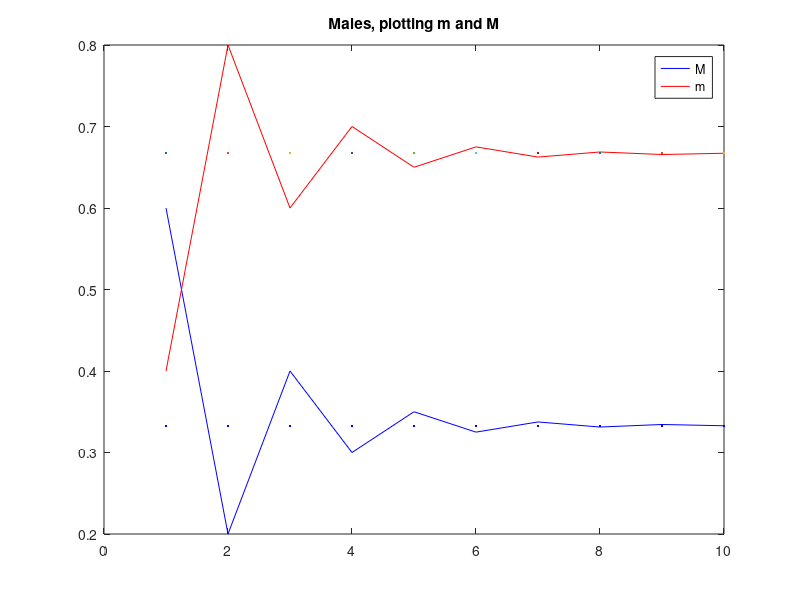
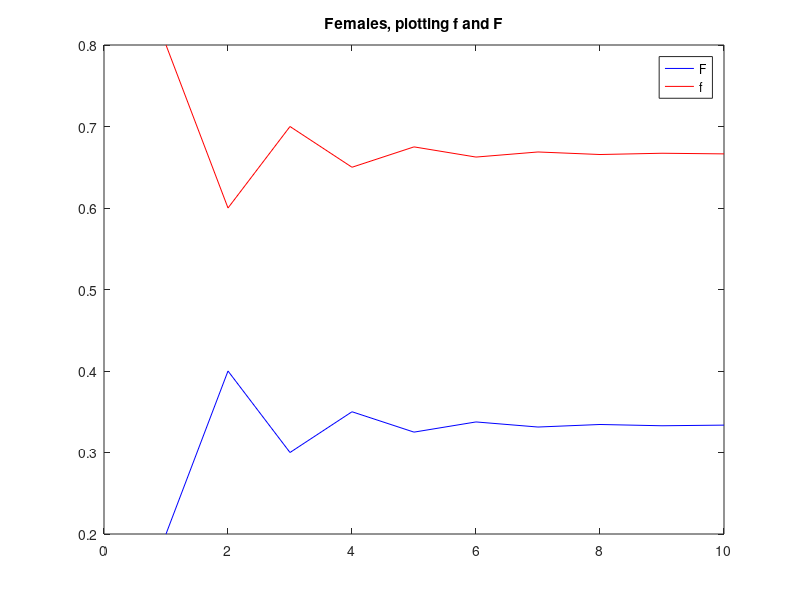
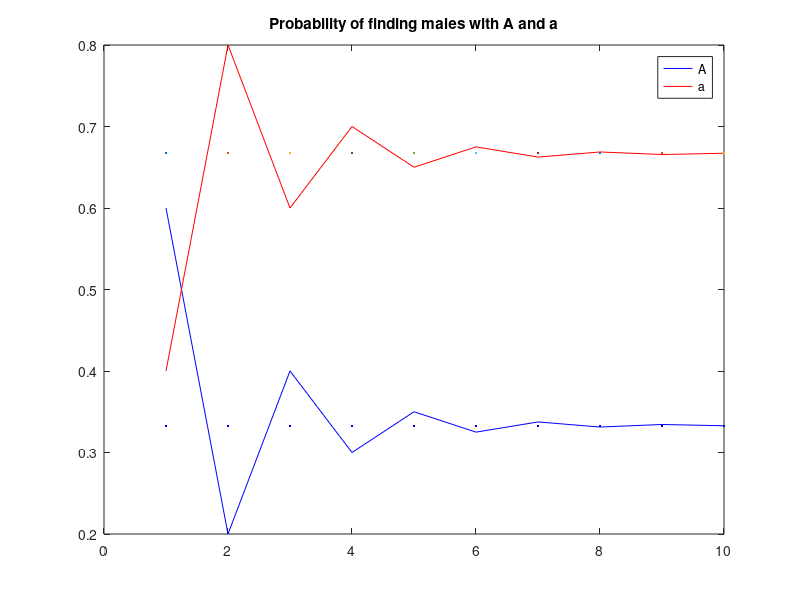
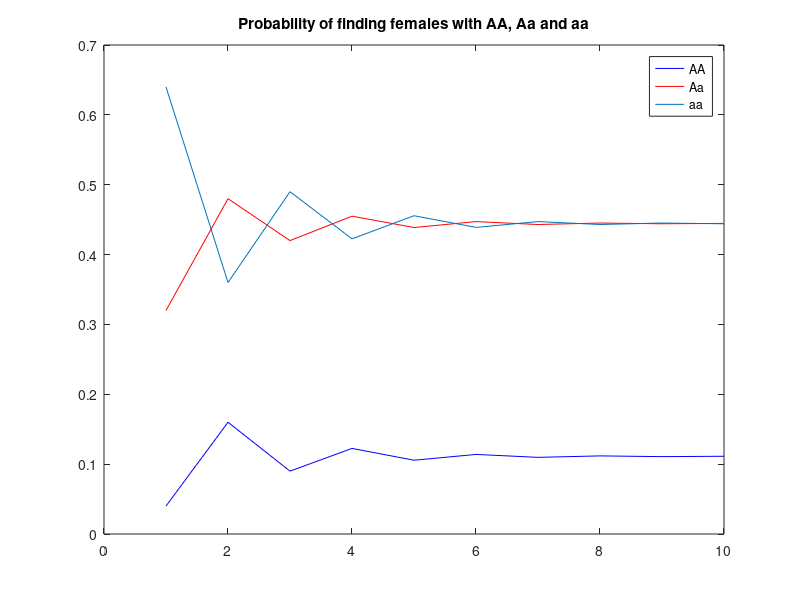

Write MATLAB code to recreate these figures, in order.
%Uppgift_1_2

%%Clearing
clear all
close all
clc

%%Parameters
F(1)=0.2;
M(1)=0.6;
f(1)=1-F(1);
m(1)=1-M(1);
timesteps=10;
n=10;
nvektor=1:n;

%%Code

%M(t+1)=F(t);
%F(t+1)=0.5*M(t)+0.5*F(t);

for t=1:n-1
    M(t+1)=F(t);
    F(t+1)=0.5*M(t)+0.5*F(t);
end

for t=1:n-1
    m(t+1)=1-F(t);
    f(t+1)=1-(0.5*M(t)+0.5*F(t));
end

plot(nvektor,M,'b',nvektor,m,'r',nvektor,M(length(M)),'b',nvektor,m(length(m)))
legend('M','m');
title('Males, plotting m and M');
figure
plot(nvektor,F,'b',nvektor,f,'r')
legend('F','f');
title('Females, plotting f and F');

%________________

figure
plot(nvektor,M,'b',nvektor,m,'r',nvektor,M(length(M)),'b',nvektor,m(length(m)))
legend('A','a');
title('Probability of finding males with A and a');
figure
AA=(F.*F); Aa=2.*(F.*f); aa=(f.*f);
AA+Aa+aa
plot(nvektor,AA,'b',nvektor,Aa,'r',nvektor,aa)
legend('AA','Aa','aa');
title('Probability of finding females with AA, Aa and aa');
